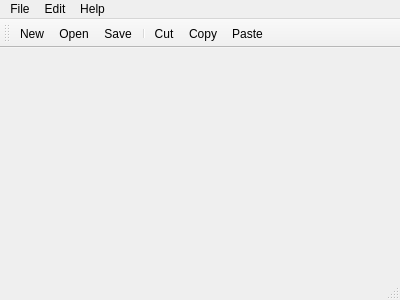
<?xml version="1.0" encoding="UTF-8"?>
<ui version="4.0">
 <class>MainWindow</class>
 <widget class="QMainWindow" name="MainWindow">
  <property name="geometry">
   <rect>
    <x>0</x>
    <y>0</y>
    <width>400</width>
    <height>300</height>
   </rect>
  </property>
  <property name="windowTitle">
   <string>MainWindow</string>
  </property>
  <widget class="QWidget" name="centralWidget"/>
  <widget class="QMenuBar" name="menuBar">
   <property name="geometry">
    <rect>
     <x>0</x>
     <y>0</y>
     <width>400</width>
     <height>23</height>
    </rect>
   </property>
   <widget class="QMenu" name="menuFile">
    <property name="title">
     <string>File</string>
    </property>
    <addaction name="action_New"/>
    <addaction name="action_Open"/>
    <addaction name="action_Save"/>
    <addaction name="action_Save_As"/>
    <addaction name="separator"/>
    <addaction name="actionExit"/>
   </widget>
   <widget class="QMenu" name="menuEdit">
    <property name="title">
     <string>Edit</string>
    </property>
    <addaction name="actionCut"/>
    <addaction name="actionCopy"/>
    <addaction name="actionPaste"/>
   </widget>
   <widget class="QMenu" name="menuHelp">
    <property name="title">
     <string>Help</string>
    </property>
    <addaction name="actionAbout"/>
    <addaction name="actionAbout_Qt"/>
   </widget>
   <addaction name="menuFile"/>
   <addaction name="menuEdit"/>
   <addaction name="menuHelp"/>
  </widget>
  <widget class="QToolBar" name="mainToolBar">
   <attribute name="toolBarArea">
    <enum>TopToolBarArea</enum>
   </attribute>
   <attribute name="toolBarBreak">
    <bool>false</bool>
   </attribute>
   <addaction name="action_New"/>
   <addaction name="action_Open"/>
   <addaction name="action_Save"/>
   <addaction name="separator"/>
   <addaction name="actionCut"/>
   <addaction name="actionCopy"/>
   <addaction name="actionPaste"/>
  </widget>
  <widget class="QStatusBar" name="statusBar"/>
  <action name="action_New">
   <property name="icon">
    <iconset resource="texteditor.qrc">
     <normaloff>:/images/new.png</normaloff>:/images/new.png</iconset>
   </property>
   <property name="text">
    <string>&amp;New</string>
   </property>
  </action>
  <action name="action_Open">
   <property name="icon">
    <iconset resource="texteditor.qrc">
     <normaloff>:/images/open.png</normaloff>:/images/open.png</iconset>
   </property>
   <property name="text">
    <string>&amp;Open</string>
   </property>
  </action>
  <action name="action_Save">
   <property name="icon">
    <iconset resource="texteditor.qrc">
     <normaloff>:/images/save.png</normaloff>:/images/save.png</iconset>
   </property>
   <property name="text">
    <string>&amp;Save</string>
   </property>
  </action>
  <action name="action_Save_As">
   <property name="text">
    <string>Save As</string>
   </property>
  </action>
  <action name="actionExit">
   <property name="text">
    <string>Exit</string>
   </property>
  </action>
  <action name="actionCut">
   <property name="icon">
    <iconset resource="texteditor.qrc">
     <normaloff>:/images/cut.png</normaloff>:/images/cut.png</iconset>
   </property>
   <property name="text">
    <string>&amp;Cut</string>
   </property>
  </action>
  <action name="actionCopy">
   <property name="icon">
    <iconset resource="texteditor.qrc">
     <normaloff>:/images/copy.png</normaloff>:/images/copy.png</iconset>
   </property>
   <property name="text">
    <string>&amp;Copy</string>
   </property>
  </action>
  <action name="actionPaste">
   <property name="icon">
    <iconset resource="texteditor.qrc">
     <normaloff>:/images/paste.png</normaloff>:/images/paste.png</iconset>
   </property>
   <property name="text">
    <string>&amp;Paste</string>
   </property>
  </action>
  <action name="actionAbout">
   <property name="text">
    <string>About</string>
   </property>
  </action>
  <action name="actionAbout_Qt">
   <property name="text">
    <string>About Qt</string>
   </property>
  </action>
 </widget>
 <layoutdefault spacing="6" margin="11"/>
 <resources>
  <include location="texteditor.qrc"/>
 </resources>
 <connections/>
</ui>
